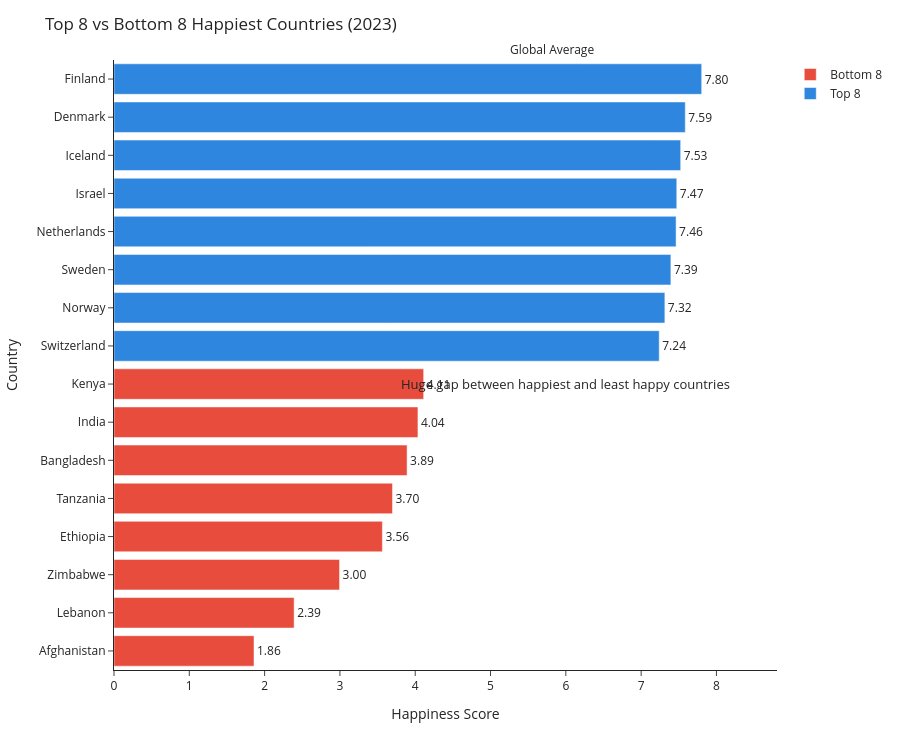

Source (notebook cell):
### Code cell
# =========================
# TASK 2 
# =========================

# Imports
import pandas as pd
import plotly.express as px

# Load dataset
df = pd.read_csv(
    r"C:\Users\Administrator\Desktop\data-viz-class-material\data\world_happiness_2023.csv"
)

# -------------------------
# Top 8 happiest countries
# -------------------------
top8 = (
    df.nlargest(8, 'Ladder score')
    [['Country name', 'Ladder score']]
    .copy()
)

top8['Group'] = 'Top 8'

# -------------------------
# Bottom 8 happiest countries
# -------------------------
bottom8 = (
    df.nsmallest(8, 'Ladder score')
    [['Country name', 'Ladder score']]
    .copy()
)

bottom8['Group'] = 'Bottom 8'

# Combine both datasets
combined = pd.concat([top8, bottom8])

# Sort for better display
combined = combined.sort_values('Ladder score')

# Global average happiness score
global_avg = df['Ladder score'].mean()

# Custom colours
colors = {
    'Top 8': '#2E86DE',
    'Bottom 8': '#E74C3C'
}

# Create chart
fig = px.bar(
    combined,
    x='Ladder score',
    y='Country name',
    orientation='h',
    color='Group',
    text='Ladder score',
    color_discrete_map=colors
)

# Improve labels
fig.update_traces(
    texttemplate='%{text:.2f}',
    textposition='outside'
)

# Add global average reference line
fig.add_vline(
    x=global_avg,
    line_dash='dash',
    line_color='black',
    annotation_text='Global Average',
    annotation_position='top'
)

# Add annotation
fig.add_annotation(
    x=6,
    y=7,
    text='Huge gap between happiest and least happy countries',
    showarrow=False,
    font=dict(size=13)
)

# Layout
fig.update_layout(
    title='Top 8 vs Bottom 8 Happiest Countries (2023)',
    xaxis_title='Happiness Score',
    yaxis_title='Country',
    template='simple_white',
    height=750,
    legend_title=''
)

# Zero baseline
fig.update_xaxes(range=[0, combined['Ladder score'].max() + 1])

# Show chart
fig.show()

### Figure 1 — Plotly figure (JSON) as saved in the notebook; plotly's stock layout.template omitted (floating-point values rounded to 4 significant figures)
{"data": [{"hovertemplate": "Group=Bottom 8<br>Ladder score=%{text}<br>Country name=%{y}<extra></extra>", "legendgroup": "Bottom 8", "marker": {"color": "#E74C3C", "pattern": {"shape": ""}}, "name": "Bottom 8", "orientation": "h", "showlegend": true, "text": [1.859, 2.392, 2.995, 3.564, 3.698, 3.892, 4.036, 4.112], "textposition": "outside", "texttemplate": "%{text:.2f}", "type": "bar", "x": [1.859, 2.392, 2.995, 3.564, 3.698, 3.892, 4.036, 4.112], "xaxis": "x", "y": ["Afghanistan", "Lebanon", "Zimbabwe", "Ethiopia", "Tanzania", "Bangladesh", "India", "Kenya"], "yaxis": "y"}, {"hovertemplate": "Group=Top 8<br>Ladder score=%{text}<br>Country name=%{y}<extra></extra>", "legendgroup": "Top 8", "marker": {"color": "#2E86DE", "pattern": {"shape": ""}}, "name": "Top 8", "orientation": "h", "showlegend": true, "text": [7.24, 7.315, 7.395, 7.464, 7.473, 7.525, 7.586, 7.804], "textposition": "outside", "texttemplate": "%{text:.2f}", "type": "bar", "x": [7.24, 7.315, 7.395, 7.464, 7.473, 7.525, 7.586, 7.804], "xaxis": "x", "y": ["Switzerland", "Norway", "Sweden", "Netherlands", "Israel", "Iceland", "Denmark", "Finland"], "yaxis": "y"}], "layout": {"annotations": [{"showarrow": false, "text": "Global Average", "x": 5.811, "xanchor": "center", "xref": "x", "y": 1, "yanchor": "bottom", "yref": "y domain"}, {"font": {"size": 13}, "showarrow": false, "text": "Huge gap between happiest and least happy countries", "x": 6, "y": 7}], "barmode": "relative", "height": 750, "legend": {"title": {"text": ""}, "tracegroupgap": 0}, "margin": {"t": 60}, "shapes": [{"line": {"color": "black", "dash": "dash"}, "type": "line", "x0": 5.811, "x1": 5.811, "xref": "x", "y0": 0, "y1": 1, "yref": "y domain"}], "title": {"text": "Top 8 vs Bottom 8 Happiest Countries (2023)"}, "xaxis": {"anchor": "y", "domain": [0, 1], "range": [0, 8.804], "title": {"text": "Happiness Score"}}, "yaxis": {"anchor": "x", "domain": [0, 1], "title": {"text": "Country"}}}}
